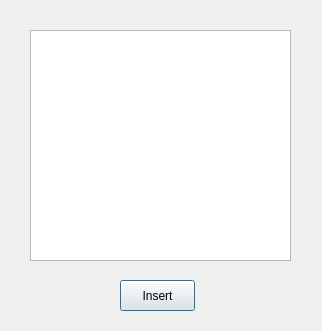
<?xml version="1.0" encoding="UTF-8"?>
<ui version="4.0">
 <class>InsertStrategyDialog</class>
 <widget class="QDialog" name="InsertStrategyDialog">
  <property name="geometry">
   <rect>
    <x>0</x>
    <y>0</y>
    <width>322</width>
    <height>331</height>
   </rect>
  </property>
  <property name="windowTitle">
   <string>Insert Strategy</string>
  </property>
  <widget class="QPushButton" name="pushButton">
   <property name="geometry">
    <rect>
     <x>120</x>
     <y>280</y>
     <width>75</width>
     <height>31</height>
    </rect>
   </property>
   <property name="text">
    <string>Insert</string>
   </property>
  </widget>
  <widget class="QTableView" name="tableView">
   <property name="geometry">
    <rect>
     <x>30</x>
     <y>30</y>
     <width>261</width>
     <height>231</height>
    </rect>
   </property>
   <property name="editTriggers">
    <set>QAbstractItemView::DoubleClicked</set>
   </property>
  </widget>
 </widget>
 <resources/>
 <connections>
  <connection>
   <sender>pushButton</sender>
   <signal>clicked()</signal>
   <receiver>InsertStrategyDialog</receiver>
   <slot>on_click_insert()</slot>
   <hints>
    <hint type="sourcelabel">
     <x>157</x>
     <y>295</y>
    </hint>
    <hint type="destinationlabel">
     <x>160</x>
     <y>165</y>
    </hint>
   </hints>
  </connection>
 </connections>
 <slots>
  <slot>on_click_insert()</slot>
 </slots>
</ui>
